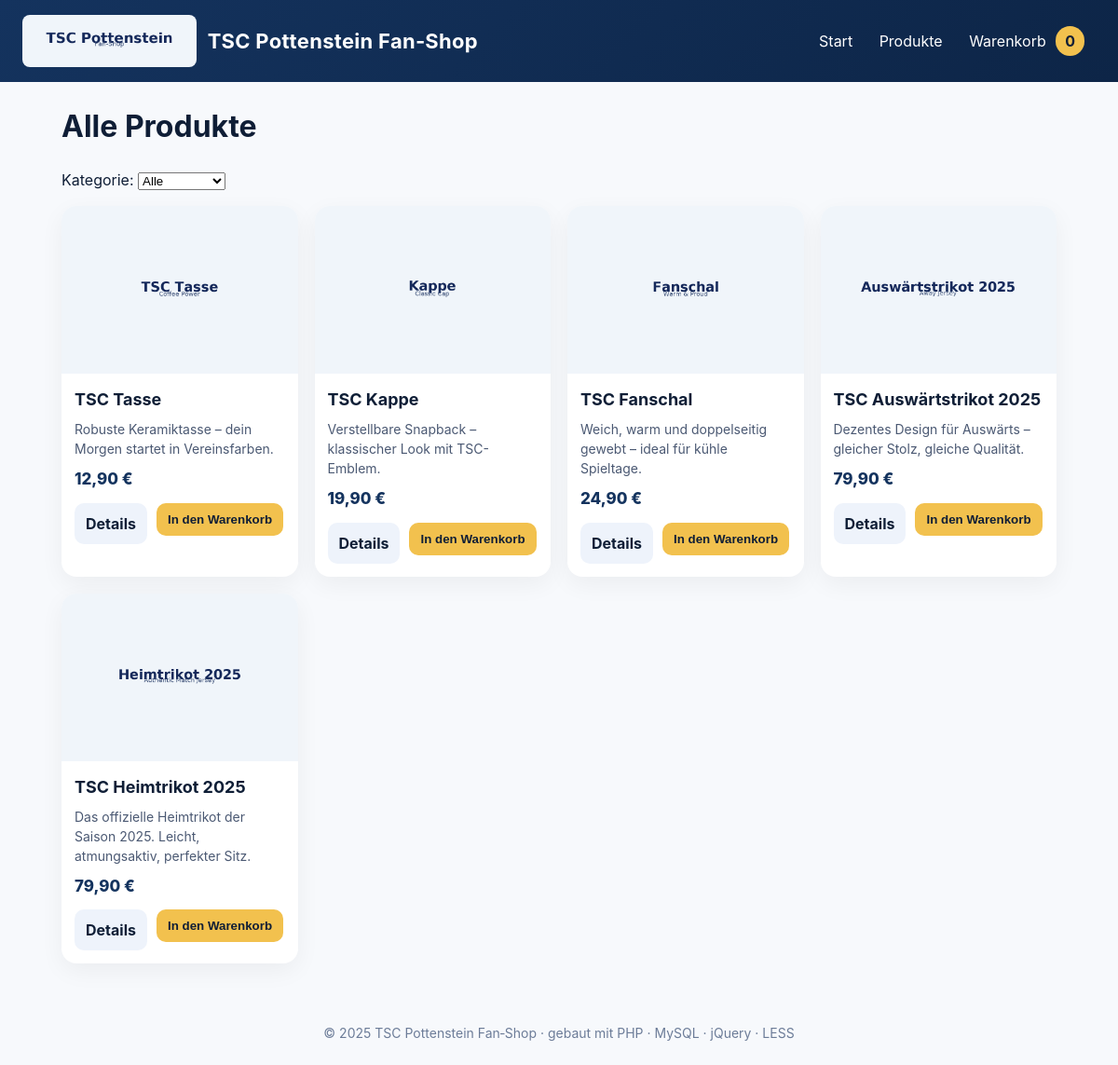
/products.php, run on the app's committed database.
### tables this page shows
CREATE TABLE `products` (
  `id` INT AUTO_INCREMENT PRIMARY KEY,
  `category_id` INT NOT NULL,
  `name` VARCHAR(200) NOT NULL,
  `description` TEXT,
  `price` DECIMAL(10,2) NOT NULL,
  `image` VARCHAR(200) NOT NULL,
  CONSTRAINT `fk_products_category` FOREIGN KEY (`category_id`) REFERENCES `categories`(`id`) ON DELETE RESTRICT
);

### functions.php (called while the page is built, shortened)
<?php
function format_price($n) {
    return number_format((float)$n, 2, ',', '.') . ' €';
}
function get_cart_count() {
    return array_sum(array_values($_SESSION['cart'] ?? []));
}
function fetch_products(PDO $pdo, $category_id = null, $limit = null) {
    if ($category_id) {
        $sql = "SELECT * FROM products WHERE category_id = ? ORDER BY id DESC";
        if ($limit) $sql .= " LIMIT " . (int)$limit;
        $stmt = $pdo->prepare($sql);
        $stmt->execute([$category_id]);
    } else {
        $sql = "SELECT * FROM products ORDER BY id DESC";
        $stmt = $pdo->query($sql);
    }
    return $stmt->fetchAll();
}
?>

### products.php (the view, shortened to what this page needs)
<?php include 'header.php'; ?>
  <h1>Alle Produkte</h1>
  <form method="get" style="margin: 0 0 16px 0">
    <label for="cat">Kategorie:</label>
    <select name="cat" id="cat" onchange="this.form.submit()">
      <option value="">Alle</option>
    </select>
  </form>
  <div class="grid">
    <?php
      $cat = isset($_GET['cat']) ? (int)$_GET['cat'] : null;
      $products = fetch_products($pdo, $cat, null);
      foreach ($products as $p):
    ?>
      <div class="card">
        <img src="assets/img/<?php echo htmlspecialchars($p['image']); ?>" alt="<?php echo htmlspecialchars($p['name']); ?>">
        <div class="pad">
          <h3><?php echo htmlspecialchars($p['name']); ?></h3>
          <p class="desc"><?php echo htmlspecialchars($p['description']); ?></p>
          <div class="price"><?php echo format_price($p['price']); ?></div>
          <div class="actions">
            <a class="btn ghost" href="product.php?id=<?php echo (int)$p['id']; ?>">Details</a>
            <form class="add-to-cart-form" method="post" action="cart_action.php" style="display:inline;">
              <button class="btn primary" type="submit">In den Warenkorb</button>
            </form>
          </div>
        </div>
      </div>
    <?php endforeach; ?>
  </div>
<?php include 'footer.php'; ?>

### header.php (shortened to what this page needs)
<?php require_once __DIR__ . '/config.php'; require_once __DIR__ . '/functions.php'; ?>
<!doctype html>
<html lang="de">
<head>
  <link rel="stylesheet" href="assets/css/styles.css">
</head>
<body>
  <header class="header">
    <div class="brand">
      <img src="assets/img/logo.png" alt="TSC Pottenstein Logo">
      <div class="title">TSC Pottenstein Fan‑Shop</div>
    </div>
    <nav class="nav">
      <a href="index.php">Start</a>
      <a href="products.php">Produkte</a>
      <a href="cart.php">Warenkorb <span class="cart-badge js-cart-count"><?php echo get_cart_count(); ?></span></a>
    </nav>
  </header>
  <div class="container">

### footer.php
</div>
  <div class="footer">
    © <?php echo date('Y'); ?> TSC Pottenstein Fan‑Shop · gebaut mit PHP · MySQL · jQuery · LESS
  </div>
</body>
</html>

### assets/css/styles.css (style rules this page uses)
* { box-sizing:border-box }
html,body { margin:0;padding:0 }
body { font-family:-apple-system,BlinkMacSystemFont,"Segoe UI",Roboto,"Helvetica Neue",Arial,"Noto Sans","Apple Color Emoji","Segoe UI Emoji",sans-serif;background:#f7f9fc;color:#0f1e36;line-height:1.5 }
a { color:#14335E;text-decoration:none }
.header { background:linear-gradient(135deg,#14335E,#0d2547);color:#fff;padding:16px 24px;display:flex;align-items:center;justify-content:space-between }
.header .brand { display:flex;align-items:center;gap:12px }
.header .brand img { height:56px;width:auto;border-radius:8px }
.header .brand .title { font-size:22px;font-weight:700;letter-spacing:.3px }
.header .nav a { color:#fff;padding:10px 12px;border-radius:10px }
.header .cart-badge { background:#F2C14E;color:#0f1e36;padding:6px 10px;border-radius:999px;font-weight:700;margin-left:6px }
.container { max-width:1100px;margin:24px auto;padding:0 16px }
.grid { display:grid;grid-template-columns:repeat(auto-fill,minmax(230px,1fr));gap:18px }
.card { background:#fff;border-radius:16px;box-shadow:0 8px 26px rgba(0,0,0,.05);overflow:hidden;display:flex;flex-direction:column }
.card img { width:100%;height:180px;object-fit:cover }
.card .pad { padding:14px }
.card h3 { margin:0 0 8px 0;font-size:18px;color:#0f1e36 }
.card p.desc { margin:0 0 10px 0;color:#4b5973;font-size:14px;min-height:40px }
.card .price { font-weight:800;font-size:17px;color:#14335E }
.card .actions { margin-top:12px;display:flex;gap:10px }
.card .btn { border:none;padding:10px 12px;border-radius:10px;cursor:pointer;font-weight:700 }
.card .btn.primary { background:#F2C14E;color:#0f1e36 }
.card .btn.ghost { background:#eef3fb;color:#0f1e36 }
.footer { margin-top:40px;color:#6c7c98;font-size:14px;text-align:center;padding:24px 12px }

### data on the page
products: image (picture), name "TSC Tasse", description "Robuste Keramiktasse – dein Morgen startet in Vereinsfarben.", price "12,90 €"
products: image (picture), name "TSC Kappe", description "Verstellbare Snapback – klassischer Look mit TSC-Emblem.", price "19,90 €"
products: image (picture), name "TSC Fanschal", description "Weich, warm und doppelseitig gewebt – ideal für kühle Spieltage.", price "24,90 €"
products: image (picture), name "TSC Auswärtstrikot 2025", description "Dezentes Design für Auswärts – gleicher Stolz, gleiche Qualität.", price "79,90 €"
products: image (picture), name "TSC Heimtrikot 2025", description "Das offizielle Heimtrikot der Saison 2025. Leicht, atmungsaktiv, perfekter Sitz.", price "79,90 €"

### other printed values
get_cart_count() "0"
